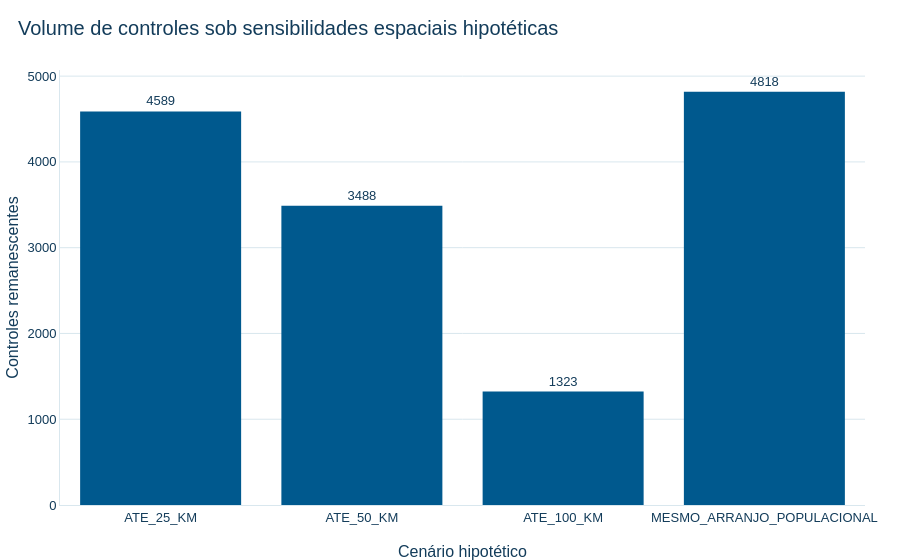

The notebook cell this image was saved under:
### Markdown cell above
## 8. Spillover: cenários hipotéticos de controles

### Code cell
spillover = d18.cenarios_spillover_hipoteticos(amostra, distancias, arranjos)
spillover.to_csv(OUT_DIAG / 'D18_spillover_cenarios.csv', index=False, encoding='utf-8-sig')
spillover_total = spillover.loc[spillover['macrorregiao'].eq('TOTAL')].drop_duplicates(['cenario'])
mostrar(spillover_total[['cenario', 'n_controles_original', 'n_potencialmente_contaminados', 'n_remanescentes']], 10)
fig = px.bar(spillover_total, x='cenario', y='n_remanescentes', text='n_remanescentes', color_discrete_sequence=[CORES_IPT['AZUL_PRINCIPAL']], labels={'cenario': 'Cenário hipotético', 'n_remanescentes': 'Controles remanescentes'}, title='Volume de controles sob sensibilidades espaciais hipotéticas')
fig.update_traces(textposition='outside')
salvar_figura(fig, 'd18_07_spillover_remanescentes')
fig.show()

### Figure 1 — Plotly figure (JSON) as saved in the notebook; plotly's stock layout.template omitted (floating-point values rounded to 4 significant figures)
{"data": [{"hovertemplate": "Cenário hipotético=%{x}<br>Controles remanescentes=%{text}<extra></extra>", "legendgroup": "", "marker": {"color": "#00598E", "pattern": {"shape": ""}}, "name": "", "orientation": "v", "showlegend": false, "text": [4589.0, 3488.0, 1323.0, 4818.0], "textposition": "outside", "type": "bar", "x": ["ATE_25_KM", "ATE_50_KM", "ATE_100_KM", "MESMO_ARRANJO_POPULACIONAL"], "xaxis": "x", "y": [4589, 3488, 1323, 4818], "yaxis": "y"}], "layout": {"barmode": "relative", "font": {"color": "#133C5A", "family": "Arial", "size": 13}, "legend": {"tracegroupgap": 0}, "paper_bgcolor": "#FFFFFF", "plot_bgcolor": "#FFFFFF", "title": {"text": "Volume de controles sob sensibilidades espaciais hipotéticas"}, "xaxis": {"anchor": "y", "domain": [0.0, 1.0], "title": {"text": "Cenário hipotético"}}, "yaxis": {"anchor": "x", "domain": [0.0, 1.0], "title": {"text": "Controles remanescentes"}}}}
